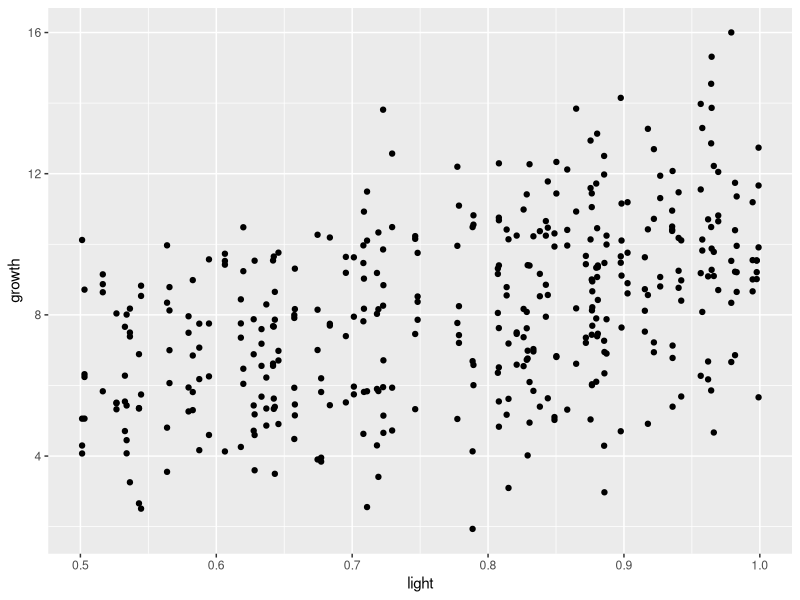
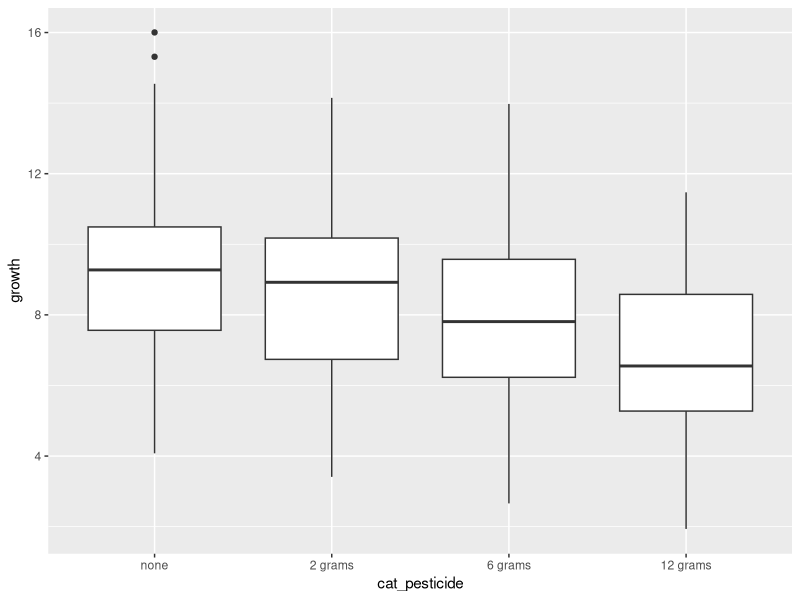
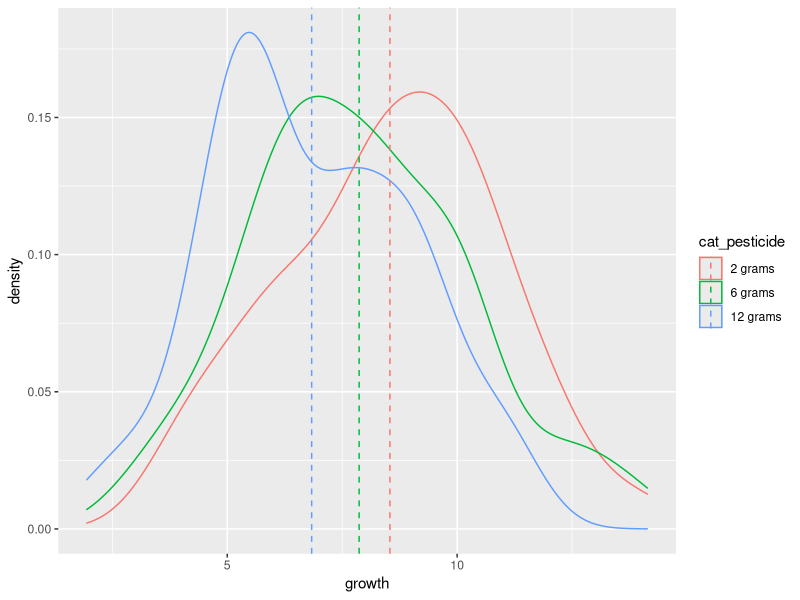

Here is the R script that generated these plots, in order:
## ---- chunk 1
library(tidyverse)

# simulated data for light and water levels
df <- tibble(light = rep(runif(100, .5, 1), each = 4), # observed light amounts between .5 half light and 1- full light
             pesticide =rep(c(0,2,6,12), 100)) %>%
  # simulated growth in inches
  # plants grow more with more light, and less with more pesticide
  mutate(growth = 8*light + -.2*pesticide + rnorm(400, 3, 2)) # 'other factors' are in the rnorm call here we don't know what they were
summary(df$growth)
## ---- chunk 2

df %>% ggplot(aes(light, growth))+
  geom_point()

## ---- chunk 3
df <- df %>% mutate(cat_pesticide = as_factor(case_when(
  pesticide == 0 ~ 'none',
  pesticide == 2 ~ '2 grams',
  pesticide == 6 ~ '6 grams',
  pesticide == 12 ~ '12 grams')))
df %>%
  ggplot(aes(cat_pesticide, growth))+
  geom_boxplot()
## ---- chunk 4
lg_test <- cor.test(df$light,df$growth)
lg_test
## ---- chunk 5
pg_test <- cor.test(df$pesticide,df$growth)
pg_test
## ---- chunk 6
# filter to plants with at least some pesticides
df_somepest <- df %>% filter(pesticide > 0) %>% 
  # calculate the group means for the plot
  group_by(cat_pesticide) %>% mutate(growth_mean = mean(growth)) %>% ungroup()
  
df_somepest %>% ggplot(aes(growth, color = cat_pesticide, group = cat_pesticide))+
  geom_density(alpha = 0.5)+
  geom_vline(aes(xintercept = growth_mean,color = cat_pesticide), linetype = 2)

## ---- chunk 7
# we use a 'formula' here to tell r to do an anova of growth 'by' pesticide
anova1 <- oneway.test(growth ~ pesticide, data = df_somepest)
anova1
